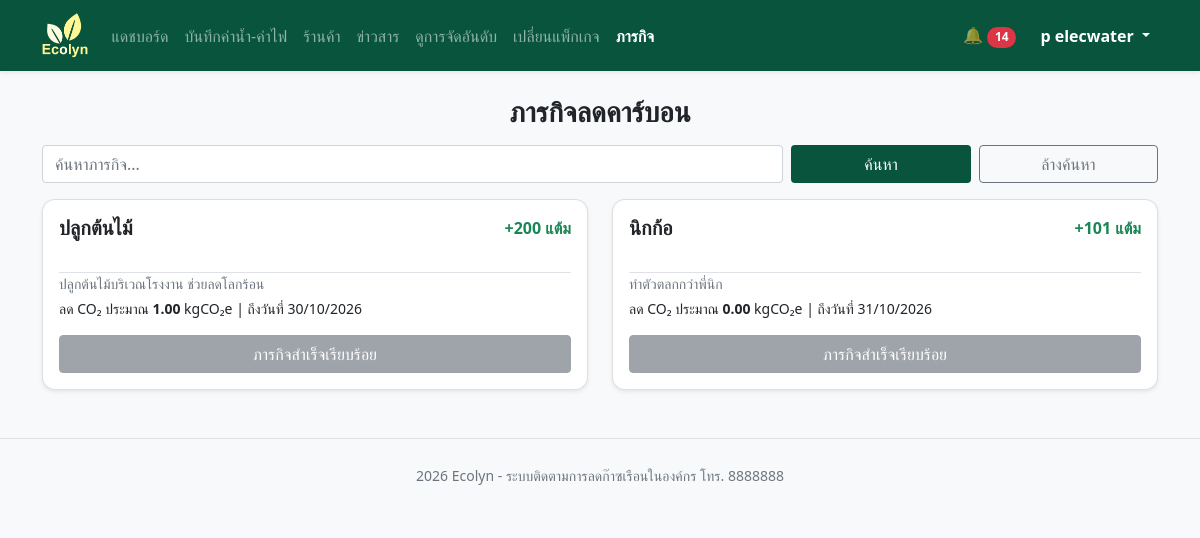
The app's page /mission.php (signed in) with its own data.
### tables this page shows
CREATE TABLE `company` (
  `id` int(11) NOT NULL,
  `role_id` int(11) NOT NULL DEFAULT 2,
  `email` varchar(255) NOT NULL,
  `pass` varchar(255) NOT NULL,
  `name` varchar(255) NOT NULL,
  `tel` varchar(13) NOT NULL,
  `status` enum('Y','N') NOT NULL DEFAULT 'Y',
  `create_at` datetime NOT NULL DEFAULT current_timestamp()
);

CREATE TABLE `mission` (
  `id` int(11) NOT NULL,
  `title` varchar(255) NOT NULL,
  `detail` text NOT NULL,
  `descrip` text DEFAULT NULL,
  `status` enum('draft','active','close') NOT NULL DEFAULT 'draft',
  `point_reward` int(11) NOT NULL,
  `co2e_save` decimal(10,2) NOT NULL,
  `start_date` datetime NOT NULL,
  `end_date` datetime NOT NULL,
  `create_at` datetime NOT NULL DEFAULT current_timestamp()
);

### mission.php (the view, shortened to what this page needs)
<?php
include 'config.php';
$find = trim($_GET['find'] ?? '');
$kw = mysqli_real_escape_string($conn, $find);
$where = $find != '' ? "where title like '%$kw%' or detail like '%$kw%'" : '';
$mission_result = mysqli_query($conn, "select * from mission $where order by id desc");
?>
<!DOCTYPE html>
<html lang="th">
<head>
</head>
<body class="bg-light">
    <?php include 'navbar.php'; ?>
    <div class="container">
        <h3 class="fw-bold mt-3 text-center">ภารกิจลดคาร์บอน</h3>
        <form class="row g-2 mt-2" method="get">
            <div class="col-md-8">
                <input name="find" class="form-control" placeholder="ค้นหาภารกิจ..." value="<?= htmlspecialchars($find) ?>">
            </div>
            <div class="col-md-2"><button class="btn btn-green w-100">ค้นหา</button></div>
            <div class="col-md-2"><a href="mission.php" class="btn btn-outline-secondary w-100">ล้างค้นหา</a></div>
        </form>
        <div class="row">
            <?php while($m = mysqli_fetch_assoc($mission_result)): ?>
                <?php
                    $parti = mysqli_fetch_assoc(mysqli_query($conn, "select * from mission_parti where mission_id={$m['id']} and company_id=$cid"));
                    $ps = $parti['status'] ?? '';
                ?>
                <div class="col-md-6 mt-3">
                    <div class="card card-white shadow-sm p-3 h-100">
                        <div class="d-flex justify-content-between">
                            <h5 class="fw-bold"><?= $m['title'] ?></h5>
                            <p class="text-success fw-bold">+<?= (int)$m['point_reward'] ?> แต้ม</p>
                        </div>
                        <div class="mt-3 border-top">
                            <p class="text-muted small mb-1"><?= nl2br($m['detail']) ?></p>
                            <p class="small mb-0">
                                ลด CO₂ ประมาณ <b><?= number_format($m['co2e_save'], 2) ?></b> kgCO₂e
                                <?php if(!empty($m['end_date'])): ?>
                                    | ถึงวันที่ <?= date('d/m/Y', strtotime($m['end_date'])) ?>
                                <?php endif; ?>
                            </p>
                        </div>
                        <div class="mt-auto pt-3">
                            <?php if($ps == 'pending'): ?>
                                <button class="btn btn-warning w-100" disabled>รอเจ้าหน้าที่ตรวจหลักฐาน</button>
                            <?php elseif($ps == 'complete'): ?>
                                <button class="btn btn-secondary w-100" disabled>ภารกิจสำเร็จเรียบร้อย</button>
                            <?php endif; ?>
                        </div>
                    </div>
                </div>
            <?php endwhile; ?>
        </div>
    </div>
<?php include 'footer.php'; ?>
</body>
</html>

### navbar.php (shortened to what this page needs)
<?php
include 'config.php';
$in_admin = strpos($_SERVER['PHP_SELF'], '/admin/') !== false;
$base = $in_admin ? '../' : '';
$admin = $in_admin ? '' : 'admin/';
$page = basename($_SERVER['PHP_SELF']);
$cid = $_SESSION['company_id'] ?? 0;
$company = null;
$pack_name = '';
$unread = 0;
if($cid){
    $company = mysqli_fetch_assoc(mysqli_query($conn, "select * from company where id=$cid"));
    $pack = mysqli_fetch_assoc(mysqli_query($conn, "select * from members join pack on pack.id = members.pack_id where members.company_id=$cid and members.status_mem='Y' and (members.end_mem is null or members.end_mem >= curdate()) order by members.id desc limit 1"));
    if($pack) $pack_name = $pack['name'];
    $unread = mysqli_num_rows(mysqli_query($conn, "select * from noti where recip_id=$cid and is_read=0"));
}
$is_admin = ($company['role_id'] ?? 0) == 1;
if($pack_name == ''){
    $menu = [
        'index.php'=>'หน้าหลัก',
        'product.php'=>'ร้านค้า',
        'news.php'=>'ข่าวสาร',
        'rank.php'=>'ดูการจัดอันดับ',
        'pack.php'=>'สมัครแพ็กเกจ'
        ];
}else{
    $menu = [
        'dashboard.php'=>'แดชบอร์ด',
        'utility.php'=>'บันทึกค่าน้ำ-ค่าไฟ',
        'product.php'=>'ร้านค้า',
        'news.php'=>'ข่าวสาร',
        'rank.php'=>'ดูการจัดอันดับ',
        'pack.php'=>'เปลี่ยนแพ็กเกจ'
    ];
    if(stripos($pack_name, 'premium') !== false || strpos($pack_name, 'พรีเมี่ยม') !== false){
    $menu['mission.php'] = 'ภารกิจ';
}
}
$admin_menu = [
    'dashboard.php'=>'แดชบอร์ด',
    'mission_review.php'=>'ตรวจหลักฐานภารกิจ',
    'utility_review.php'=>'ตรวจหลักฐานบันทึกค่าน้ำ-ไฟ',
    'pack_review.php'=>'อนุมัติแพ็คเกจ',
    'certificate_review.php'=>'อนุมัติใบรับรอง'
    ];
$manage_menu = [
    'product_edit.php'=>'จัดการสินค้า',
    'product_order.php'=>'จัดการคำสั่งซื้อ',
    'mission_edit.php'=>'จัดการภารกิจ',
    'news_edit.php'=>'จัดการข่าวสาร',
    'user_edit.php'=>'จัดการสมาชิก',
    'pack_edit.php'=>'จัดการแพ็คเกจ',
    '-1'   => '',
    'setting.php'=>'ตั้งค่าระบบ'
    ];
?>
<link rel="stylesheet" href="<?= $base ?>css/bootstrap.min.css">
<nav class="navbar navbar-expand-lg navbar-dark mb-4 shadow-sm bg-green">
    <div class="container">
        <a href="<?= $base ?>index.php" class="navbar-brand">
            <img src="<?= $base ?>img/Logo.png" style="height:45px;">
        </a>
        <div class="collapse navbar-collapse bg" id="navMenu">
            <ul class="navbar-nav me-auto">
                <?php if($is_admin): ?>
                    <?php foreach($admin_menu as $file => $label): ?>
                        <li class="nav-item">
                            <a class="nav-link <?= $page == $file ? 'active fw-bold' : '' ?>" href="<?= $admin . $file ?>"><?= $label ?></a>
                        </li>
                    <?php endforeach; ?>
                    <li class="nav-item dropdown">
                        <a href="#" class="nav-link dropdown-toggle" data-bs-toggle="dropdown">เมนูจัดการระบบ</a>
                        <ul class="dropdown-menu">
                            <?php foreach($manage_menu as $file => $label): ?>
                                <?php if($label): ?>
                                    <li><a class="dropdown-item" href="<?= $admin . $file ?>"><?= $label ?></a></li>
                                <?php else: ?>
                                    <li><hr class="dropdown-divider"></li>
                                <?php endif; ?>
                            <?php endforeach; ?>
                        </ul>
                    </li>
                <?php elseif($company): ?>
                    <?php foreach($menu as $file => $label): ?>
                        <li class="nav-item">
                            <a class="nav-link <?= $page == $file ? 'active fw-bold' : '' ?>" href="<?= $base . $file ?>"><?= $label ?></a>
                        </li>
                    <?php endforeach; ?>
                <?php endif; ?>
            </ul>
            <ul class="navbar-nav align-items-center">
                <?php if($company): ?>
                    <li class="nav-item me-2">
                        <a class="nav-link" href="<?= $base ?>noti.php">
                            🔔 <?php if($unread > 0): ?><span class="badge bg-danger rounded-pill"><?= $unread ?></span><?php endif; ?>
                        </a>
                    </li>
                    <li class="nav-item dropdown">
                        <a class="nav-link dropdown-toggle text-white fw-bold" href="#" data-bs-toggle="dropdown">
                            <?= $company['name'] ?>
                        </a>
                    </li>
                <?php endif; ?>
            </ul>
        </div>
    </div>
</nav>

### navbar.php (style rules this page uses)
.bg-green { background-color: #08543c; }
.btn-green { background: #08543c; color:white; }
.card-white { border-radius: 13px; }

### records on screen
company: name "p elecwater"
mission: title "ปลูกต้นไม้", point_reward "200", detail "ปลูกต้นไม้บริเวณโรงงาน ช่วยลดโลกร้อน", co2e_save "1.00", end_date "30/10/2026"
mission: title "นิกก้อ", point_reward "101", detail "ทำตัวตลกกว่าพี่นิก", co2e_save "0.00", end_date "31/10/2026"

### other values on screen
$label "แดชบอร์ด"
$label "บันทึกค่าน้ำ-ค่าไฟ"
$label "ร้านค้า"
$label "ข่าวสาร"
$label "ดูการจัดอันดับ"
$label "เปลี่ยนแพ็กเกจ"
$label "ภารกิจ"
$unread "14"
